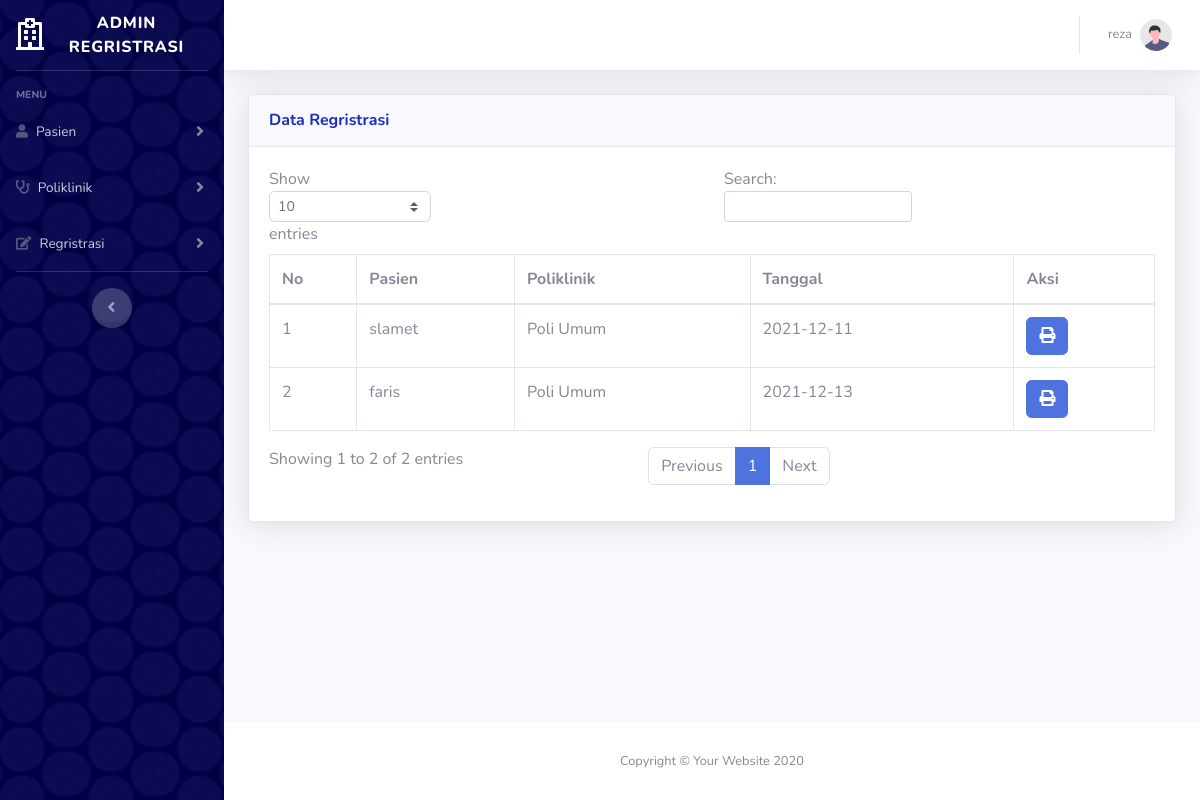
The page /index.php?page=regristrasi&aksi=view (signed in) on the database as committed earlier.
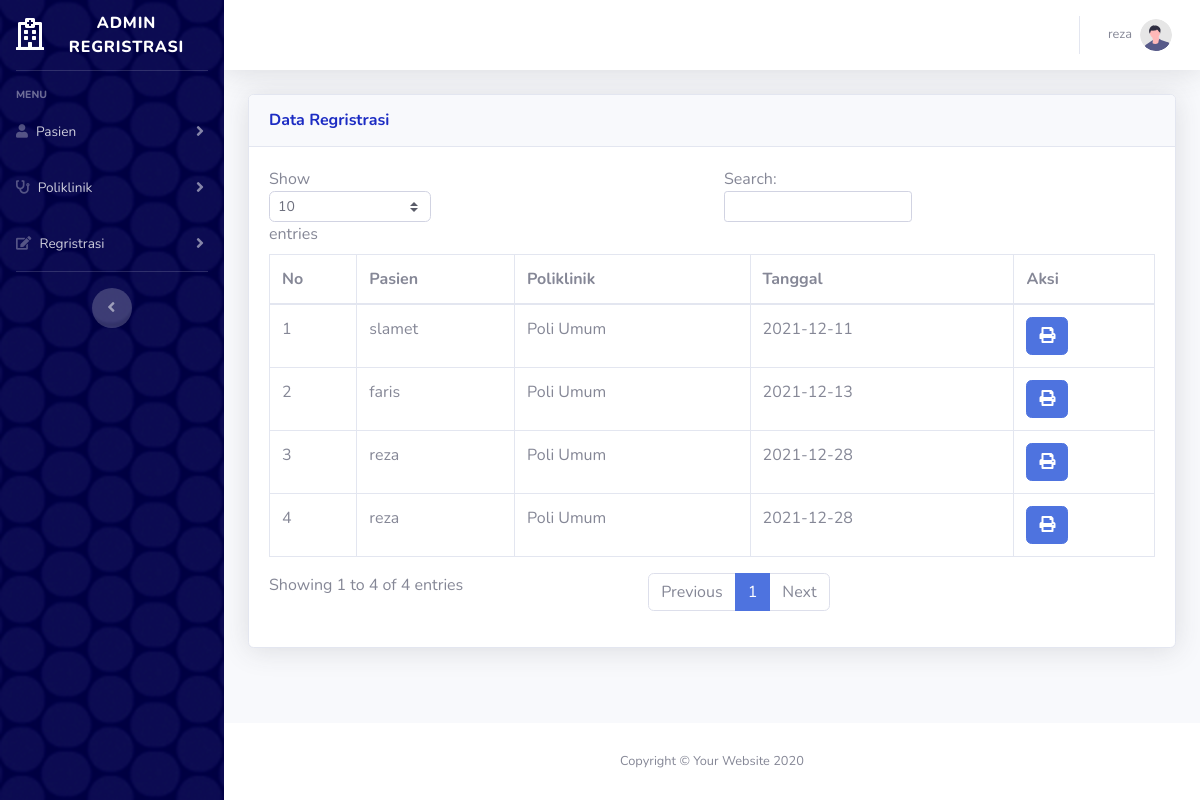
The same page on the database as committed later.
### tables this page shows
CREATE TABLE `regristrasi` (
  `id_regristrasi` int(11) NOT NULL,
  `id_poliklinik` int(11) NOT NULL,
  `no_induk` int(11) NOT NULL,
  `id_pasien` int(11) NOT NULL,
  `tgl_regristrasi` date NOT NULL
);

CREATE TABLE `pasien` (
  `id_pasien` int(11) NOT NULL,
  `no_telp` varchar(20) NOT NULL,
  `alamat` varchar(50) NOT NULL,
  `nama` varchar(50) NOT NULL,
  `email` varchar(50) NOT NULL,
  `pekerjaan` varchar(50) NOT NULL
);

CREATE TABLE `poliklinik` (
  `id_poliklinik` int(11) NOT NULL,
  `nama` varchar(50) NOT NULL
);

### Controller/menuController.php (called while the page is built)
<?php
class menuController
{
    public function header($pilihan)
    {
        if ($pilihan == 1) {
            require_once('view/menu/headerRegristrasi.php');
        } elseif ($pilihan == 2) {
            require_once('view/menu/headerObat.php');
        }
    }
    public function footer()
    {
        require_once('view/menu/footer.php');
    }
}

### Controller/regristrasiController.php (called while the page is built, shortened)
<?php
class regristrasiController
{
    private $model;
    public function __construct()
    {
        $this->model = new regristrasiModel();
    }
    public function view()
    {
        $data = $this->model->index();
        require_once('view/regristrasi/index.php');
    }
}

### koneksi.php (called while the page is built)
<?php
function koneksi()
{
    $db_host = "localhost";
    $db_user = "root";
    $db_password = "";
    $db_database = "db_pendaftaranpasien";
    try {
        return new mysqli($db_host, $db_user, $db_password, $db_database);
    } catch (Exception $e) {
        echo "Terjadi kesalahan koneksi database";
    }
}

### Model/regristrasiModel.php (called while the page is built, shortened)
<?php
class regristrasiModel
{
    public function index()
    {
        $sql = "SELECT pasien.nama AS nama, regristrasi.id_regristrasi AS id, regristrasi.tgl_regristrasi AS tgl, poliklinik.nama AS namaPoliklinik
        FROM regristrasi LEFT JOIN poliklinik ON regristrasi.id_poliklinik = poliklinik.id_poliklinik
        LEFT JOIN pasien ON regristrasi.id_pasien = pasien.id_pasien
        GROUP BY regristrasi.id_regristrasi";
        $query = koneksi()->query($sql);
        $hasil = [];
        while ($data = $query->fetch_assoc()) {
            $hasil[] = $data;
        }
        return $hasil;
    }
}

### view/regristrasi/index.php (the view, shortened to what this page needs)
<!DOCTYPE html>
<html lang="en">
<head>
    <link href="vendor/fontawesome-free/css/all.min.css" rel="stylesheet" type="text/css">
    <link href="css/sb-admin-2.min.css" rel="stylesheet">
</head>
<body>
    <div class="card shadow mb-4">
        <div class="card-header py-3">
            <h6 class="m-0 font-weight-bold text-dark-blue">Data Regristrasi</h6>
        </div>
        <div class="card-body">
            <div class="table-responsive">
                <table class="table table-bordered" id="dataTable" width="100%" cellspacing="0">
                    <thead>
                        <tr>
                            <th>No</th>
                            <th>Pasien</th>
                            <th>Poliklinik</th>
                            <th>Tanggal</th>
                            <th>Aksi</th>
                        </tr>
                    </thead>
                    <tbody>
                    <?php $no = 1;
                        foreach ($data as $row) : ?>
                        <tr>
                            <td><?= $no++ ?></td>
                            <td><?= $row['nama'] ?></td>
                            <td><?= $row['namaPoliklinik'] ?></td>
                            <td><?= $row['tgl'] ?></td>
                            <td>
                                <a href="" class="btn btn-primary" style="font-size: 16px;"><i class="fas fa-print"></i></a>
                            </td>
                        </tr>
                        <?php endforeach; ?>
                    </tbody>
                </table>
            </div>
        </div>
    </div>
</body>

### view/menu/headerRegristrasi.php (shortened to what this page needs)
<!DOCTYPE html>
<html lang="en">
<head>
    <link href="vendor/fontawesome-free/css/all.min.css" rel="stylesheet" type="text/css">
    <link href="css/sb-admin-2.min.css" rel="stylesheet">
    <link rel="stylesheet" href="css/style.css">
</head>
<body id="page-top">
    <div id="wrapper">
        <ul class="navbar-nav bg-gradient-dark-blue sidebar sidebar-dark accordion" id="accordionSidebar">
            <a class="sidebar-brand d-flex align-items-center justify-content-center" href="index.html">
                <div class="sidebar-brand-icon">
                    <i class="far fa-hospital"></i>
                </div>
                <div class="sidebar-brand-text mx-3">Admin Regristrasi</div>
            </a>
            <hr class="sidebar-divider">
            <div class="sidebar-heading">
                Menu
            </div>
            <li class="nav-item">
                <a class="nav-link collapsed" href="#" data-toggle="collapse" data-target="#collapseTwo" aria-expanded="true" aria-controls="collapseTwo">
                    <i class="fas fa-user"></i>
                    <span>Pasien</span>
                </a>
            </li>
            <li class="nav-item">
                <a class="nav-link collapsed" href="#" data-toggle="collapse" data-target="#collapseUtilities" aria-expanded="true" aria-controls="collapseUtilities">
                    <i class="fas fa-stethoscope"></i>
                    <span>Poliklinik</span>
                </a>
            </li>
            <li class="nav-item">
                <a class="nav-link collapsed" href="#" data-toggle="collapse" data-target="#collapseRegristrasi" aria-expanded="true" aria-controls="collapseUtilities">
                    <i class="fas fa-edit"></i>
                    <span>Regristrasi</span>
                </a>
            </li>
            <hr class="sidebar-divider">
            <div class="text-center d-none d-md-inline">
                <button class="rounded-circle border-0" id="sidebarToggle"></button>
            </div>
        </ul>
        <div id="content-wrapper" class="d-flex flex-column">
            <div id="content">
                <nav class="navbar navbar-expand navbar-light bg-white topbar mb-4 static-top shadow">
                    <ul class="navbar-nav ml-auto">
                        <li class="nav-item dropdown no-arrow">
                            <a class="nav-link dropdown-toggle" href="#" id="userDropdown" role="button" data-toggle="dropdown" aria-haspopup="true" aria-expanded="false">
                                <span class="mr-2 d-none d-lg-inline text-gray-600 small"><?= $_SESSION['admin']['nama'] ?></span>
                                <img class="img-profile rounded-circle" src="img/undraw_profile.svg">
                            </a>
                        </li>
                    </ul>
                </nav>
                <div class="container-fluid">

### index.php (shortened to what this page needs)
<?php
require_once("koneksi.php");
require_once("Model/regristrasiModel.php");
require_once("Controller/menuController.php");
require_once("Controller/regristrasiController.php");
if (isset($_GET['page']) && isset($_GET['aksi'])) {
    $aksi = $_GET['aksi'];
    $page = $_GET['page'];
    $menu = new menuController();
    if ($page == 'pasien') {
        $pasien = new pasienController();
        $menu->header(1);
        if ($_SESSION['role'] == 'admin regristrasi') {
            if ($aksi == 'view') {
                $pasien->index();
            } else if ($aksi == 'tambah') {
                require_once('view/pasien/tambah.php');
            } else if ($aksi == 'update') {
                $pasien->update();
            } else if ($aksi == 'store') {
                $pasien->store();
            } else if ($aksi == 'edit') {
                $pasien->edit();
            } else if ($aksi == 'delete') {
                $pasien->delete();
            }
        } else {
            header("location: index.php?page=auth&aksi=login");
        }
        $menu->footer();
    } else if ($page == 'regristrasi') {
        $regristrasi = new regristrasiController();
        $menu->header(1);
        if ($_SESSION['role'] == 'admin regristrasi') {
            if ($aksi == 'view') {
                $regristrasi->view();
            } else if ($aksi == 'tambah') {
                $regristrasi->tambah();
            } else if ($aksi == 'store') {
                $regristrasi->store();
            }
        } else {
            header("location: index.php?page=auth&aksi=login");
        }
        $menu->footer();
    } else if ($page == 'obat') {
        $obat = new obatController();
        $menu->header(2);
        if ($_SESSION['role'] == 'admin obat') {
            if ($aksi == 'view') {
                $obat->index();
            } else if ($aksi == 'tambah') {
                $obat->tambah();
            } else if ($aksi == 'store') {
                $obat->store();
            } else if ($aksi == 'update') {
                $obat->update();
            } else if ($aksi == 'edit') {
                $obat->edit();
            } else if ($aksi == 'delete') {
                $obat->delete();
            }
        } else {
            header("location: index.php?page=auth&aksi=login");
        }
        $menu->footer();
    } else if ($page == 'transaksi') {
        $transaksi = new transaksiController();
        $menu->header(2);
        if ($_SESSION['role'] == 'admin obat') {
            if ($aksi == 'view') {
                $transaksi->view();
            } else if ($aksi == 'tambah') {
                $transaksi->tambah();
            } else if ($aksi == 'update') {
                $transaksi->update();
            } else if ($aksi == 'checkout') {
                $transaksi->checkout();
            } else if ($aksi == 'detail') {
                $transaksi->detail();
            } else if ($aksi == 'storeTransaksi') {
                $transaksi->storeTransaksi();
            } else if ($aksi == 'storeDetailTransaksi') {
                $transaksi->storeDetailTransaksi();
            } else if ($aksi == 'delete') {
                $transaksi->delete();
            } else if ($aksi == 'edit') {
                $transaksi->edit();
            } else if ($aksi == 'transaksi') {
                $transaksi->transaksi();
            }
        } else {
            header("location: index.php?page=auth&aksi=login");
        }
        $menu->footer();
    } else if ($page == 'jenisobat') {
        $jenisobat = new jenisObatController();
        $menu->header(2);
        if ($_SESSION['role'] == 'admin obat') {
            if ($aksi == 'view') {
                $jenisobat->index();
            } else if ($aksi == 'tambah') {
                require_once('view/jenis_obat/tambah.php');
            } else if ($aksi == 'store') {
                $jenisobat->store();
            } else if ($aksi == 'update') {
                $jenisobat->update();
            } else if ($aksi == 'edit') {
                $jenisobat->edit();
            } else if ($aksi == 'delete') {
                $jenisobat->delete();
            }
        } else {
            header("location: index.php?page=auth&aksi=login");
        }
        $menu->footer();
    } else if ($page == 'kategoriobat') {
        $kategoriobat = new kategoriObatController();
        $menu->header(2);
        if ($_SESSION['role'] == 'admin obat') {
            if ($aksi == 'view') {
                $kategoriobat->index();
            } else if ($aksi == 'tambah') {
                require_once('view/kategori_obat/tambah.php');
            } else if ($aksi == 'store') {
                $kategoriobat->store();
            } else if ($aksi == 'update') {
                $kategoriobat->update();
            } else if ($aksi == 'edit') {
                $kategoriobat->edit();
            } else if ($aksi == 'delete') {
                $kategoriobat->delete();
            }
        } else {
            header("location: index.php?page=auth&aksi=login");
        }
        $menu->footer();
    } else if ($page == "auth") {
        $auth = new authController();
        if ($aksi == "login") {
            $auth->login();
        } else if ($aksi == 'authAdmin') {
            $auth->authAdmin();
        } else if ($aksi == 'logout') {
            $auth->logout();
        }
    }
} else {
    header('location:index.php?page=auth&aksi=login');
}

### view/menu/footer.php (shortened to what this page needs)
</div>
</div>
<footer class="sticky-footer bg-white">
    <div class="container my-auto">
        <div class="copyright text-center my-auto">
            <span>Copyright &copy; Your Website 2020</span>
        </div>
    </div>
</footer>
</div>
</div>
</body>
</html>

### css/style.css (style rules this page uses)
:root { --primary-color: #0E1A89; --button-color: #1C2CC3; --text-color: #1C2CC3; }
.bg-gradient-dark-blue { background-color: var(--primary-color); }
.text-dark-blue { color: var(--text-color); }

### view/menu/headerRegristrasi.php (style rules this page uses)
.navbar-nav.sidebar { background-image: url('img/circle-blues.png'); background-size: cover; background-position: center; }

Rows that differ between the two databases and show on the page:
added regristrasi: id_pasien.nama "reza", id_poliklinik.nama "Poli Umum", tgl_regristrasi "2021-12-28"
added regristrasi: id_pasien.nama "reza", id_poliklinik.nama "Poli Umum", tgl_regristrasi "2021-12-28"
Other text that changed with them:
text written by a page script: "Show entries Search: Showing 1 to 2 of 2 entries Previous 1 Next" → "Show entries Search: Showing 1 to 4 of 4 entries Previous 1 Next"
